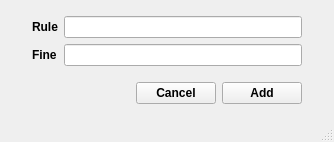
<?xml version="1.0" encoding="UTF-8"?>
<ui version="4.0">
 <class>AddRule</class>
 <widget class="QMainWindow" name="AddRule">
  <property name="geometry">
   <rect>
    <x>0</x>
    <y>0</y>
    <width>334</width>
    <height>142</height>
   </rect>
  </property>
  <property name="windowTitle">
   <string>Add Rule</string>
  </property>
  <widget class="QWidget" name="centralwidget">
   <layout class="QVBoxLayout" name="verticalLayout">
    <property name="leftMargin">
     <number>32</number>
    </property>
    <property name="topMargin">
     <number>16</number>
    </property>
    <property name="rightMargin">
     <number>32</number>
    </property>
    <property name="bottomMargin">
     <number>16</number>
    </property>
    <item>
     <layout class="QFormLayout" name="formLayout">
      <item row="0" column="0">
       <widget class="QLabel" name="label">
        <property name="font">
         <font>
          <family>Segoe UI</family>
          <weight>75</weight>
          <bold>true</bold>
         </font>
        </property>
        <property name="text">
         <string>Rule</string>
        </property>
       </widget>
      </item>
      <item row="0" column="1">
       <widget class="QLineEdit" name="rule">
        <property name="font">
         <font>
          <family>Segoe UI</family>
          <weight>75</weight>
          <bold>true</bold>
         </font>
        </property>
       </widget>
      </item>
      <item row="1" column="0">
       <widget class="QLabel" name="label_2">
        <property name="font">
         <font>
          <family>Segoe UI</family>
          <weight>75</weight>
          <bold>true</bold>
         </font>
        </property>
        <property name="text">
         <string>Fine</string>
        </property>
       </widget>
      </item>
      <item row="1" column="1">
       <widget class="QLineEdit" name="fine">
        <property name="font">
         <font>
          <family>Segoe UI</family>
          <weight>75</weight>
          <bold>true</bold>
         </font>
        </property>
       </widget>
      </item>
     </layout>
    </item>
    <item>
     <layout class="QHBoxLayout" name="horizontalLayout_3">
      <item>
       <spacer name="horizontalSpacer">
        <property name="font">
         <font>
          <family>Segoe UI</family>
          <weight>75</weight>
          <bold>true</bold>
         </font>
        </property>
        <property name="orientation">
         <enum>Qt::Horizontal</enum>
        </property>
        <property name="sizeHint" stdset="0">
         <size>
          <width>40</width>
          <height>20</height>
         </size>
        </property>
       </spacer>
      </item>
      <item>
       <widget class="QPushButton" name="cancel">
        <property name="font">
         <font>
          <family>Segoe UI</family>
          <weight>75</weight>
          <bold>true</bold>
         </font>
        </property>
        <property name="text">
         <string>Cancel</string>
        </property>
       </widget>
      </item>
      <item>
       <widget class="QPushButton" name="add">
        <property name="font">
         <font>
          <family>Segoe UI</family>
          <weight>75</weight>
          <bold>true</bold>
         </font>
        </property>
        <property name="text">
         <string>Add</string>
        </property>
       </widget>
      </item>
     </layout>
    </item>
   </layout>
  </widget>
  <widget class="QStatusBar" name="statusbar"/>
 </widget>
 <resources/>
 <connections/>
</ui>
